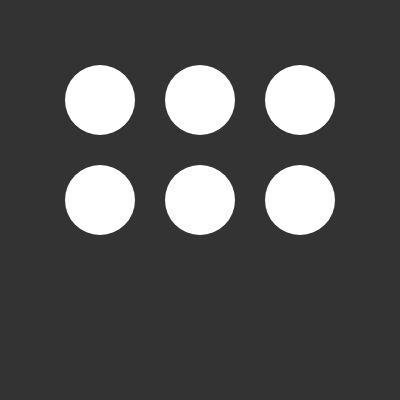
Frame 1 (no input)
Frame 60 (no input): identical to frame 1, image omitted
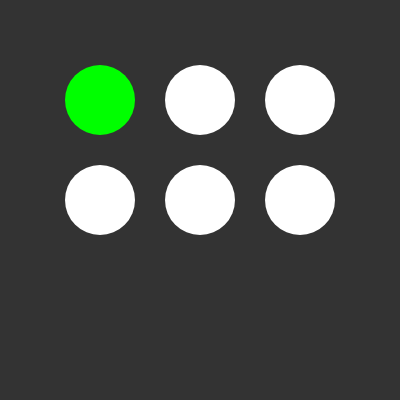
Frame 120 (the mouse pressed at the canvas centre since frame 60)

The p5.js sketch that drew these frames (run headless with seeded random() and noise() and a simulated clock; from frame 60 on, the mouse is pressed at the canvas centre):

// p5.js sketch
// ── sketch.js
var radius;
var col1;
var col2;
var col3;
var col4;
var col5;
var col6;

function setup() {
  createCanvas(400, 400);
  strokeWeight(0);
  radius = 35;
  col1 = color(255);
  col2 = color(255);
  col3 = color(255);
  col4 = color(255);
  col5 = color(255);
  col6 = color(255);
}

function draw() {
  background(51);

  //top left
  fill(col1);
  ellipse(100, 100, 70);
  //top middle
  fill(col2);
  ellipse(height / 2, 100, 70);
  //top right
  fill(col3);
  ellipse(300, 100, 70);
  //bottom left
  fill(col4);
  ellipse(100, 200, 70);
  //bottom middle
  fill(col5);
  ellipse(height / 2, 200, 70);
  //bottom right
  fill(col6)
  ellipse(300, 200, 70);



  //top left ellipse turns blue
  if (dist(mouseX, mouseY, 100, 100) < radius) {
    col1 = color(0, 200, 250); //blue
  } else {
    col1 = color(255); //white
  }


  //bottom right and left ellipses turn purple
  if (dist(mouseX, mouseY, 200, 100) < radius) {
    col4 = color(190, 0, 200); //purple
    col6 = color(190, 0, 200); //purple
  } else {
    col4 = color(255); //white
    col6 = color(255); //white
  }

  //top right & bottom mid ellipses turn black 
  if (dist(mouseX, mouseY, 300, 100) < radius) {
    col3 = color(0, 0, 0); //black
    col5 = color(0, 0, 0); //black
  } else {
    col3 = color(255); //white
    col5 = color(255); //white
  }


  //top three ellipses turn red 
  if (dist(mouseX, mouseY, 100, 200) < radius) {
    col1 = color(255, 0, 0); //red
    col2 = color(255, 0, 0); //red
    col3 = color(255, 0, 0); //red
  } else if (dist(mouseX, mouseY, 100, 100) < radius) {} else if (dist(mouseX, mouseY, 300, 100) < radius) {} else {
    col1 = color(250); //white
    col2 = color(255); //white
    col3 = color(255); //white
  }

  //top left ellipse turns green
  if (dist(mouseX, mouseY, 200, 200) < radius) {
    col1 = color(0, 255, 0);
  } else if (dist(mouseX, mouseY, 100, 200) < radius) {} else if (dist(mouseX, mouseY, 100, 100) < radius) {} else {
    col1 = color(255);
  }



  //bottom right ellipse turns orange
  if (dist(mouseX, mouseY, 300, 200) < radius) {
    col6 = color(240, 90, 0);
  } else if (dist(mouseX, mouseY, 200, 100) < radius) {} else {
    col6 = color(255);
  }




}
